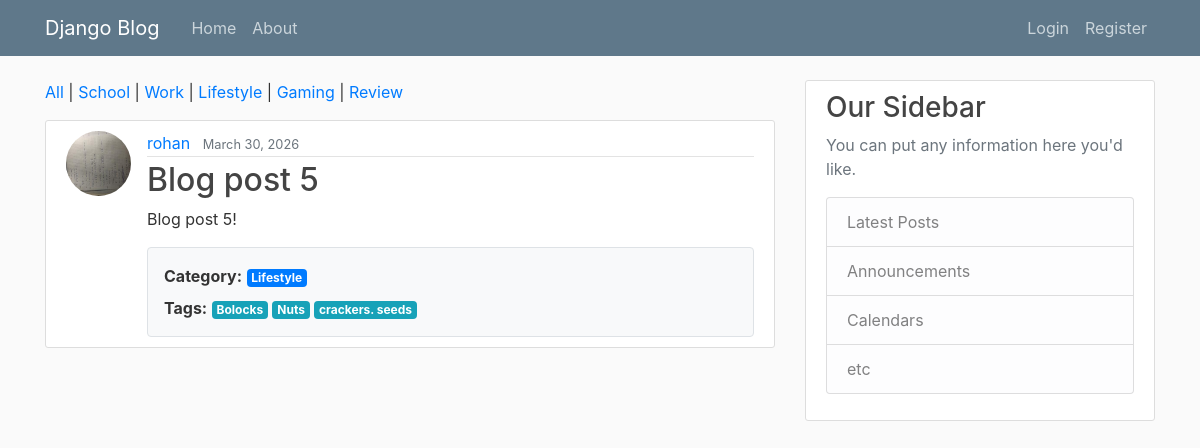
The page /?category=Lifestyle on the database its author committed.
### blog/models.py (models this page shows, shortened)
class Category(models.Model):
    name = models.CharField(max_length=50, unique=True) # Name of the category (e.g. School)
    slug = models.SlugField(unique=True, blank=True) # (slugs ensuring that special characters in categories or tags do not break the website's URL structure) URL-friendly version of the name

class Post(models.Model):
    title = models.CharField(max_length=100) # title character field attributes
    content = models.TextField() # unrestricted text
    date_posted = models.DateTimeField(default=timezone.now) # sets the date of the post, though is changeable
    author = models.ForeignKey(User, on_delete=models.CASCADE) # One-to-many relationship, one user, many posts. If a user is deleted then all posts are deleted
    category = models.ForeignKey(
        Category,
        on_delete=models.SET_NULL,
        null=True,
        blank=True,
        related_name='posts'
    )
    tags = models.ManyToManyField(
        Tag,
        blank=True,
        related_name='posts'
    )

class Tag(models.Model):
    name = models.CharField(max_length=30, unique=True) # Tag name entered by user
    slug = models.SlugField(unique=True, blank=True) # Clean URL version

### users/models.py (models this page shows, shortened)
class Profile(models.Model):
    user = models.OneToOneField(User, on_delete=models.CASCADE)
    image = models.ImageField(default='profile_pics/default.jpg',
                              upload_to='profile_pics')

### blog/views.py (the view)
# urls.py: path('', PostListView.as_view(), name='blog-home'),
class PostListView(ListView):
    model = Post
    template_name = 'blog/home.html'  # <app>/<model>_<viewtype>.html
    context_object_name = 'posts'
    ordering = ['-date_posted']
    def get_queryset(self):
        queryset = super().get_queryset()
        category = self.request.GET.get('category')
        tag = self.request.GET.get('tag')
        if category:
            queryset = queryset.filter(category__slug=category)
        if tag:
            queryset = queryset.filter(tags__slug=tag)
        return queryset
    def get_context_data(self, **kwargs):
        context = super().get_context_data(**kwargs)
        context['categories'] = Category.objects.all()
        return context

### blog/templates/blog/home.html
{% extends "base/base.html" %}
{% block content %}
<div class="mb-3">
  <a href="{% url 'blog-home' %}">All</a>
  {% for category in categories %}
    | <a href="?category={{ category.slug }}">{{ category.name }}</a>
  {% endfor %}
</div>
{% for post in posts %}
<article class="media content-section">
    <img class="rounded-circle article-img" src="{{ post.author.profile.image.url }}">
    <div class="media-body">
        <div class="article-metadata">
            <a class="mr-2" href="#">{{ post.author }}</a>
            <small class="text-muted">{{ post.date_posted|date:"F d, Y" }}</small>
        </div>
        <h2>
            <a class="article-title" href="{% url 'post-detail' post.id %}">{{ post.title }}</a>
        </h2>
        <p class="article-content">{{ post.content }}</p>
        <div class="border rounded p-3 mt-2 bg-light">
            <p class="mb-2">
                <strong>Category:</strong>
                {% if post.category %}
                    <span class="badge badge-primary">{{ post.category.name }}</span>
                {% else %}
                    <span class="text-muted">None</span>
                {% endif %}
            </p>
            <p class="mb-0">
                <strong>Tags:</strong>
                {% for tag in post.tags.all %}
                    <span class="badge badge-info">{{ tag.name }}</span>{% if not forloop.last %} {% endif %}
                {% empty %}
                    <span class="text-muted">None</span>
                {% endfor %}
            </p>
        </div>
    </div>
</article>
{% endfor %}
{% endblock content %}

### blog/static/blog/main.css (style rules this page uses)
body { background: #fafafa; color: #333333; margin-top: 5rem; }
h1, h2, h3, h4, h5, h6 { color: #444444; }
.content-section { background: #ffffff; padding: 10px 20px; border: 1px solid #dddddd; border-radius: 3px; margin-bottom: 20px; }
.article-title { color: #444444; }
.article-content { white-space: pre-line; }
.article-img { height: 65px; width: 65px; margin-right: 16px; }
.article-metadata { padding-bottom: 1px; margin-bottom: 4px; border-bottom: 1px solid #e3e3e3 }

### rows shown on the page
Category: name "School"
Category: name "Work"
Category: name "Lifestyle"
Category: name "Gaming"
Category: name "Review"
Post: author.profile.image (picture), author "rohan", date_posted "March 30, 2026", title "Blog post 5", content "Blog post 5!", category.name "Lifestyle"
Tag: name "Bolocks"
Tag: name "Nuts"
Tag: name "crackers. seeds"
